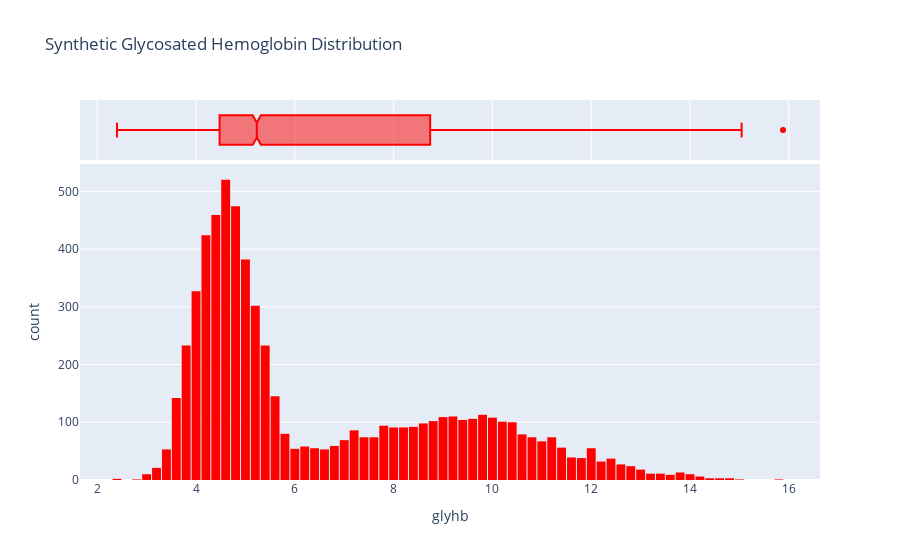

Notebook code for this chart:
### Code cell
fig = px.histogram(df_3, x = 'glyhb', marginal='box', color_discrete_sequence=['red'], title='Synthetic Glycosated Hemoglobin Distribution')
fig.update_layout(bargap=0.1)
fig.show()

### Figure 1 — Plotly figure (JSON) as saved in the notebook; plotly's stock layout.template omitted (floating-point values rounded to 4 significant figures; data arrays with more than 128 entries replaced by an {"elided": "..."} marker saying what was removed)
{"data": [{"alignmentgroup": "True", "bingroup": "x", "hovertemplate": "glyhb=%{x}<br>count=%{y}<extra></extra>", "legendgroup": "", "marker": {"color": "red", "pattern": {"shape": ""}}, "name": "", "offsetgroup": "", "orientation": "v", "showlegend": false, "type": "histogram", "x": {"elided": "6500 float values"}, "xaxis": "x", "yaxis": "y"}, {"alignmentgroup": "True", "hovertemplate": "glyhb=%{x}<extra></extra>", "legendgroup": "", "marker": {"color": "red"}, "name": "", "notched": true, "offsetgroup": "", "showlegend": false, "type": "box", "x": {"elided": "6500 float values"}, "xaxis": "x2", "yaxis": "y2"}], "layout": {"bargap": 0.1, "barmode": "relative", "legend": {"tracegroupgap": 0}, "title": {"text": "Synthetic Glycosated Hemoglobin Distribution"}, "xaxis": {"anchor": "y", "domain": [0, 1], "title": {"text": "glyhb"}}, "xaxis2": {"anchor": "y2", "domain": [0, 1], "matches": "x", "showgrid": true, "showticklabels": false}, "yaxis": {"anchor": "x", "domain": [0, 0.8316], "title": {"text": "count"}}, "yaxis2": {"anchor": "x2", "domain": [0.8416, 1], "matches": "y2", "showgrid": false, "showline": false, "showticklabels": false, "ticks": ""}}}
